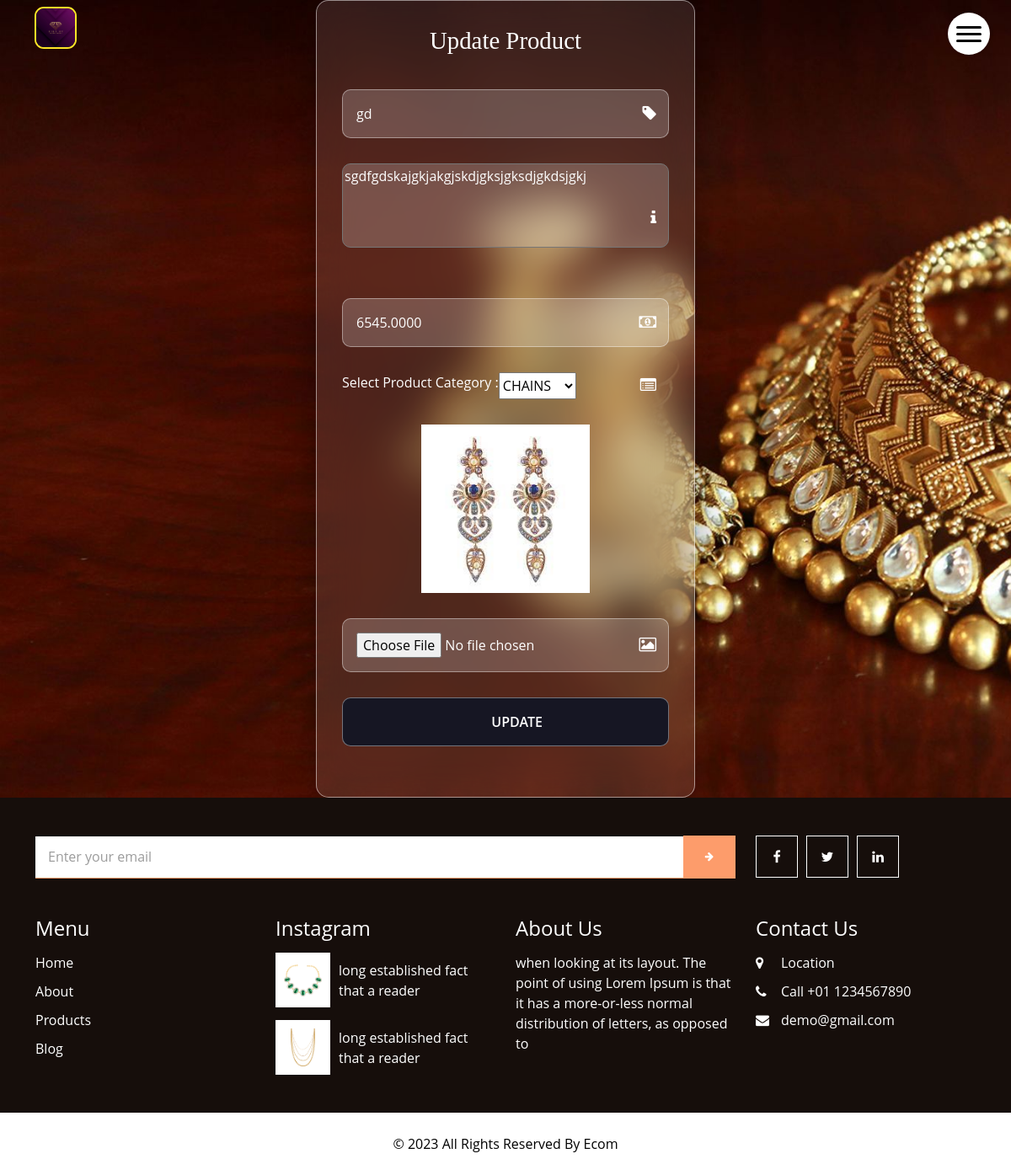
The page /shop/edit/32 on the database its author committed.
### shop/models.py (models this page shows)
class productmodel(models.Model):
    Title= models.CharField(max_length=225,name='TITLE',null=False)
    Description=models.TextField(max_length=500,name='DESCRIPTION',null=True)
    Price=models.DecimalField(name="PRICE",null=False,decimal_places=4,max_digits=25)
    Rating=models.IntegerField(name='RATINGS',default=0)
    imagepath=models.ImageField(name="IMAGE",upload_to='product_images/', null=True)
    Product_Category=models.CharField(name="PRODUCT_CATEGORY",max_length=500, null=True)

### shop/views.py (the view)
# urls.py: path('edit/<pk>',editproduct,name="edit"),
def editproduct(request,pk):
    obj = productmodel.objects.get(id=pk)
    if request.POST:
        insc= productform(data=request.POST,files=request.FILES,instance=obj)
        if insc.is_valid:
            insc.save()
            return redirect('shop')
    else:
        insc=productform(instance=obj)
    return render(request,"edit.html",{"form":insc})

### shop/forms.py
class productform(forms.ModelForm):
    CATEGORY_CHOICES = [
        ('RING', 'RINGS'),
        ('CHAIN', 'CHAINS'),
        ('BANGLE', 'BANGLES'),
    ]
    PRODUCT_CATEGORY = forms.ChoiceField(label='Select Product Category', choices=CATEGORY_CHOICES)
    DESCRIPTION = forms.CharField(widget=forms.Textarea(attrs={'placeholder': 'DESCRIPTION',"class":'input-box','style':'position: relative; width: 500px; height: 100px; color:white; background-color: rgba(255, 255, 255, 0.2);border-radius: 10px;; resize: none;'}))
    TITLE = forms.CharField(widget=forms.TextInput(attrs={'placeholder': 'TITLE'}))
    PRICE = forms.DecimalField(widget=forms.NumberInput(attrs={'placeholder': 'PRICE'}))
    class Meta:
        model=productmodel
        fields=['TITLE','DESCRIPTION','PRICE','IMAGE', 'PRODUCT_CATEGORY']

### templates/edit.html (shortened to what this page needs)
{%extends 'base.html'%}
{%block content%}
    <div class="kgacontainer">
        <div class="login">
          <h1>Update Product</h1>
          <form  method="post" enctype="multipart/form-data">
            <div class="input-box">
              {{form.TITLE}}
              <i class="fa fa-tag"></i>
            </div>
            <div class="input-box">
                {{form.DESCRIPTION}}
                <i class="fa fa-info"></i>
              </div>
              <div class="input-box">
                {{form.PRICE}}
                <i class="fa fa-money"></i>
              </div>
              <div  class="input-box">
                <label style="color: rgb(255, 255, 255);">Select Product Category : </label>
                    {{form.PRODUCT_CATEGORY }}
                <i class="fa fa-list-alt"></i>
            </div>
              <div style="text-align: center; padding-bottom: 30px;">
               <img src=" {{form.instance.IMAGE.url}}" style="width: auto;height: 200px;">
              </div>
           <div class="input-box">
            <input type="file" name="IMAGE" accept="image/*" id="isd_IMAGE">
            <i class="fa fa-image"></i>
          </div>
        <button type="submit">UPDATE</button>
      </form>
    </div>
  </div>
{%endblock%}

### static/css/style.css (style rules this page uses)
h1, h2 { font-family: 'Playfair Display', serif; }

### static/css/create.css (style rules this page uses)
.kgacontainer { position: sticky; min-height: 100vh; background-image: url('/static/images/createbg.jpg'); background-repeat: no-repeat; background-size: cover; overflow: hidden; display: grid; place-items: center; }
.kgacontainer::before { content: ""; position: absolute; width: 400px; height: 400px; border-radius: 50%; transform: translate(-250px,-100px); }
.kgacontainer::after { position: absolute; width: 250px; height: 250px; border-radius: 50%; background: linear-gradient(#d35400,#e67e22); transform: translate(250px,100px); }
.login { width: 450px; padding: 30px; background-color: rgba(255, 255, 255, 0.1); border: 1px solid rgba(255, 255, 255, 0.5); border-radius: 15px; backdrop-filter: blur(25px); box-shadow: 10px 10px 40px rgba(0, 0, 0, 0.2), -10px -10px 40px rgba(0, 0, 0, 0.2); }
.login h1 { font-size: 1.8rem; color: #fff; margin-bottom: 40px; margin-top: 0; text-align: center; }
.login form { width: 100%; height: 100%; outline: none; border: none; }
.login form .input-box { width: 100%; position: relative; margin-bottom: 30px; display: flex; }
.login form .input-box input { width: 100%; border: none; padding: 1rem 2.7rem 1rem 1rem; border-radius: 10px; color: #fff; background-color: rgba(255, 255, 255, 0.2); border: 1px solid rgba(255, 255, 255, 0.4); }
.login form .input-box input::placeholder { color: #fff; font-size: 0.8rem; transition: 0.5s ease; }
.login form .input-box i { position: absolute; top: 50%; right: 15px; transform: translateY(-50%); color: #fff; font-size: 1.2rem; }
.login form button { width: 100%; border: none; padding: 1rem 1rem 1rem 2.7rem; border-radius: 10px; color: #fff; margin-bottom: 30px; background-color: #161623; border: 1px solid rgba(255, 255, 255, 0.4); transition: 0.5s ease; cursor: pointer; font-weight: 600; }

### rows shown on the page
productmodel: TITLE "gd", DESCRIPTION "sgdfgdskajgkjakgjskdjgksjgksdjgkdsjgkj", PRICE "6545.0000", PRODUCT_CATEGORY "CHAINS", instance.IMAGE (picture)
